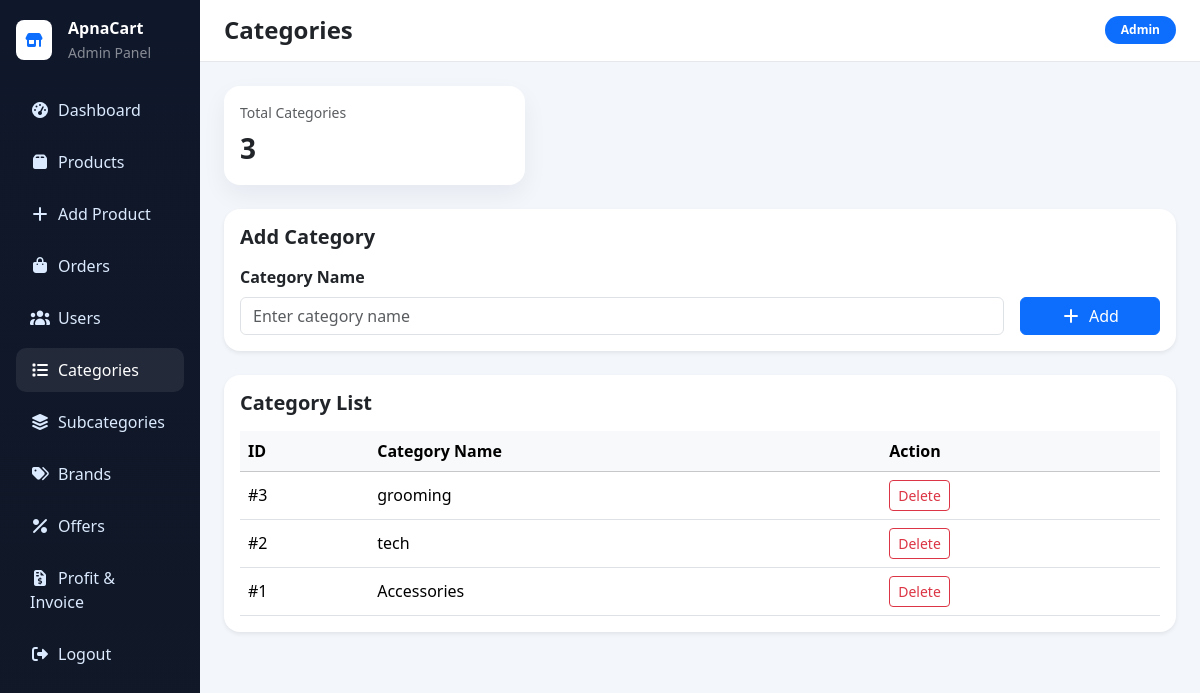
Screenshot of /admin/category.php (signed in) with the database file from the repository.
### tables this page shows
CREATE TABLE `category` (
  `id` int(11) NOT NULL,
  `category_name` varchar(50) NOT NULL
);

### admin/category.php (the view, shortened to what this page needs)
<?php
include("../config/db.php");
$categories = mysqli_query($conn, "SELECT * FROM category ORDER BY id DESC");
$totalCategories = (int) mysqli_fetch_assoc(mysqli_query($conn, "SELECT COUNT(*) AS total FROM category"))['total'];
?>
<!DOCTYPE html>
<html lang="en">
<head>
    <link href="../bootstrap/css/bootstrap.min.css" rel="stylesheet">
    <link href="../fontawesome/css/all.min.css" rel="stylesheet">
</head>
<body>
    <div class="container-fluid">
        <div class="row">
            <aside class="col-md-2 sidebar text-white p-3">
                <div class="d-flex align-items-center gap-3 mb-4">
                    <div class="bg-white text-primary rounded-3 p-2"><i class="fa-solid fa-shop"></i></div>
                    <div>
                        <div class="fw-bold">ApnaCart</div>
                        <small class="text-white-50">Admin Panel</small>
                    </div>
                </div>
                <nav class="nav flex-column gap-2">
                    <a class="nav-link" href="index.php"><i class="fa-solid fa-gauge-high me-2"></i>Dashboard</a>
                    <a class="nav-link" href="products.php"><i class="fa-solid fa-box me-2"></i>Products</a>
                    <a class="nav-link" href="add_product.php"><i class="fa-solid fa-plus me-2"></i>Add Product</a>
                    <a class="nav-link" href="orders.php"><i class="fa-solid fa-bag-shopping me-2"></i>Orders</a>
                    <a class="nav-link" href="users.php"><i class="fa-solid fa-users me-2"></i>Users</a>
                    <a class="nav-link active" href="category.php"><i class="fa-solid fa-list me-2"></i>Categories</a>
                    <a class="nav-link" href="subcategory.php"><i class="fa-solid fa-layer-group me-2"></i>Subcategories</a>
                    <a class="nav-link" href="brands.php"><i class="fa-solid fa-tags me-2"></i>Brands</a>
                    <a class="nav-link" href="offers.php"><i class="fa-solid fa-percent me-2"></i>Offers</a>
                    <a class="nav-link" href="invoice_report.php"><i class="fa-solid fa-file-invoice-dollar me-2"></i>Profit & Invoice</a>
                    <a class="nav-link" href="logout.php"><i class="fa-solid fa-right-from-bracket me-2"></i>Logout</a>
                </nav>
            </aside>
            <main class="col-md-10 p-0">
                <div class="topbar px-4 py-3 d-flex justify-content-between align-items-center">
                    <div><h4 class="mb-0 fw-bold">Categories</h4></div>
                    <span class="badge bg-primary rounded-pill px-3 py-2">Admin</span>
                </div>
                <div class="p-4">
                    <div class="row g-4 mb-4">
                        <div class="col-md-4">
                            <div class="card stat-box p-3 border-0">
                                <div class="text-muted small">Total Categories</div>
                                <div class="fs-3 fw-bold mt-1"><?php echo $totalCategories; ?></div>
                            </div>
                        </div>
                    </div>
                    <div class="card shadow-sm border-0 rounded-4 mb-4">
                        <div class="card-body">
                            <h5 class="fw-bold mb-3">Add Category</h5>
                            <form method="POST" class="row g-3 align-items-end">
                                <div class="col-md-10">
                                    <label class="form-label fw-semibold">Category Name</label>
                                    <input type="text" class="form-control" name="category_name" placeholder="Enter category name" required>
                                </div>
                                <div class="col-md-2">
                                    <button type="submit" name="add_category" class="btn btn-primary w-100"><i class="fa-solid fa-plus me-2"></i>Add</button>
                                </div>
                            </form>
                        </div>
                    </div>
                    <div class="card shadow-sm border-0 rounded-4">
                        <div class="card-body">
                            <h5 class="fw-bold mb-3">Category List</h5>
                            <div class="table-responsive">
                                <table class="table table-hover align-middle mb-0">
                                    <thead class="table-light">
                                        <tr>
                                            <th>ID</th>
                                            <th>Category Name</th>
                                            <th>Action</th>
                                        </tr>
                                    </thead>
                                    <tbody>
                                        <?php if ($categories && mysqli_num_rows($categories) > 0) : ?>
                                            <?php while ($category = mysqli_fetch_assoc($categories)) : ?>
                                                <tr>
                                                    <td>#<?php echo $category['id']; ?></td>
                                                    <td><?php echo htmlspecialchars($category['category_name']); ?></td>
                                                    <td>
                                                        <a href="category.php?delete=<?php echo $category['id']; ?>" class="btn btn-sm btn-outline-danger" onclick="return confirm('Delete this category?');">Delete</a>
                                                    </td>
                                                </tr>
                                            <?php endwhile; ?>
                                        <?php else : ?>
                                            <tr><td colspan="3" class="text-center text-muted py-4">No categories found.</td></tr>
                                        <?php endif; ?>
                                    </tbody>
                                </table>
                            </div>
                        </div>
                    </div>
                </div>
            </main>
        </div>
    </div>
</body>
</html>

### admin/category.php (style rules this page uses)
body { background: #f3f6fb; }
.sidebar { background: linear-gradient(180deg, #0f172a, #111827); min-height: 100vh; }
.nav-link { color: #dbeafe; border-radius: 10px; padding: 10px 14px; }
.nav-link:hover, .nav-link.active { background: rgba(255,255,255,0.08); color: #fff; }
.topbar { background: #fff; border-bottom: 1px solid #e5e7eb; }
.table td, .table th { vertical-align: middle; }
.stat-box { border-radius: 16px; box-shadow: 0 10px 25px rgba(15,23,42,0.06); }

### rows the page displays
category: id "3", category_name "grooming"
category: id "2", category_name "tech"
category: id "1", category_name "Accessories"

### other values shown
$totalCategories "3"
